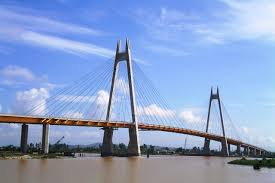
#> input picture Chapter_02/bridge1.jpg, 275 x 183 px
$ jupyter execute C15.ipynb
#> lines starting #> are read from the running program, lines starting #| are printed output that depends on the picture; long printed decimals are rounded
[cell 1]
import cv2
import numpy as np
import matplotlib.pyplot as plt

[cell 2]
img1 = np.array(cv2.imread("bridge1.jpg", cv2.IMREAD_GRAYSCALE))
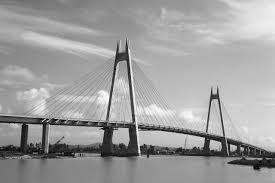
#> img1: shape (183, 275); min 0, max 255, mean 158.6
img2 = np.array(cv2.imread("flower.jpg", cv2.IMREAD_GRAYSCALE))
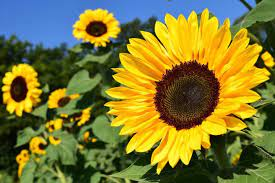
#> input picture Chapter_02/flower.jpg, 275 x 183 px
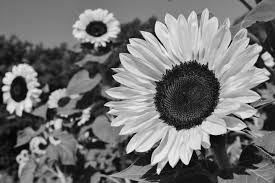
#> img2: shape (183, 275); min 0, max 253, mean 114.1

img1_hist = cv2.calcHist([img1], [0], None, [256], [0, 256])
#> img1_hist = 256 values, max 858 at index 179, min 0 at index 252, mean 196.6
p = img1_hist.T + 256
img2_hist = cv2.calcHist([img2], [0], None, [256], [0, 256])
#> img2_hist = 256 values, max 561 at index 126, min 0 at index 243, mean 196.6
q = img2_hist.T + 256

newp = p / np.sum(p)
newq = q / np.sum(q)
t1 = newp * np.log2(newp)
t2= newq * np.log2(newq)
t3 = (newp + newq) * np.log2((newp + newq) / 2)
dis = (t1 + t2 - t3)
# Jensen
Jensen = (1 / 2) * np.sum(dis, 1)
#> Jensen = [0.0344]
print("Jensen value is: {}".format(Jensen))
#| Jensen value is: [0.03444]

fig, axes= plt.subplots(2, 2, figsize=(10, 10))
axes[0,0].imshow(img1, cmap='gray')
axes[0,0].set_title('first image')

axes[0,1].imshow(img2, cmap='gray')
axes[0,1].set_title('second image')

axes[1,0].plot(range(256),img1_hist)
axes[1,0].set_title('histogram of first image')

axes[1,1].plot(range(256),img2_hist)
axes[1,1].set_title('histogram of second image')

# remove the x and y ticks
for ax in axes[0]:
    ax.set_xticks([])
    ax.set_yticks([])

cv2.waitKey(0)
cv2.destroyAllWindows()
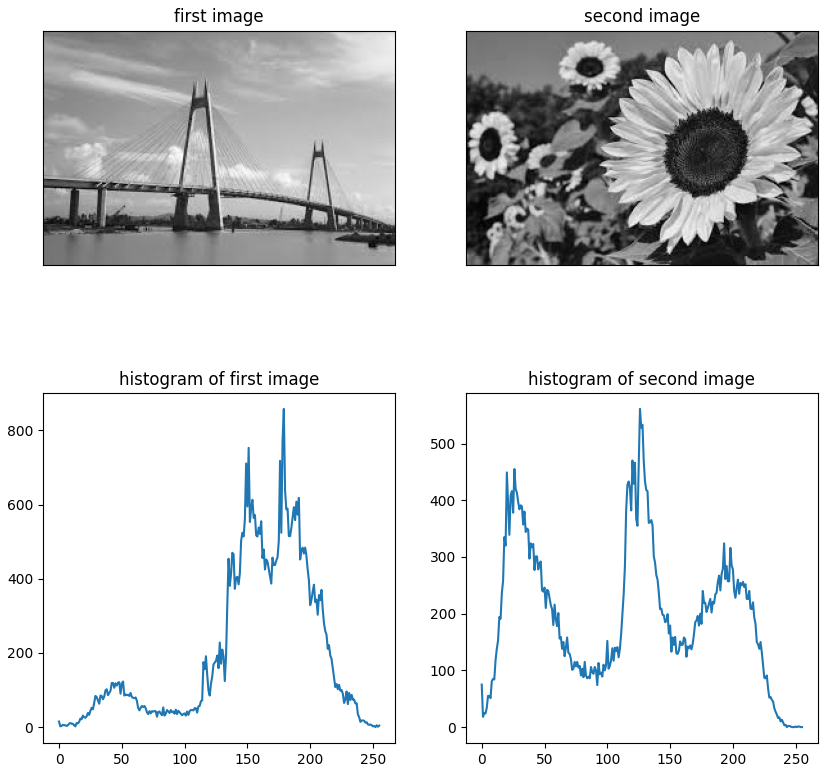
#> figure drawn by matplotlib, 4 panels; panel 3: curve peaks at x = 179, y = 858; panel 4: curve peaks at x = 126, y = 561
